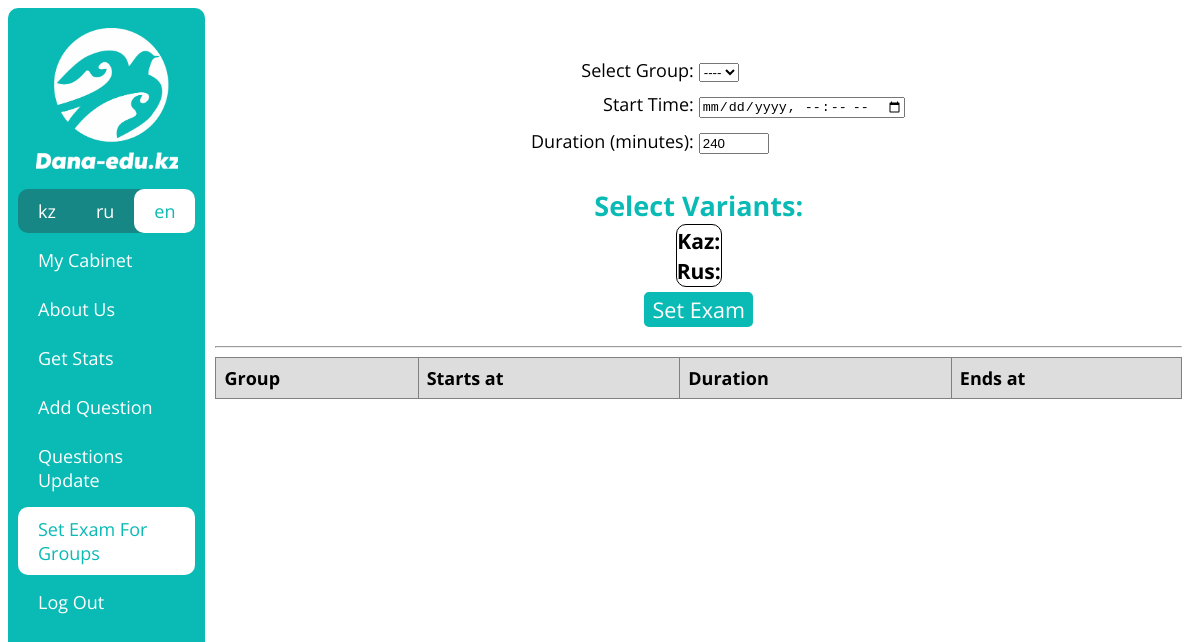
Before: /en/set_exam_for_groups (signed in) with the older database file.
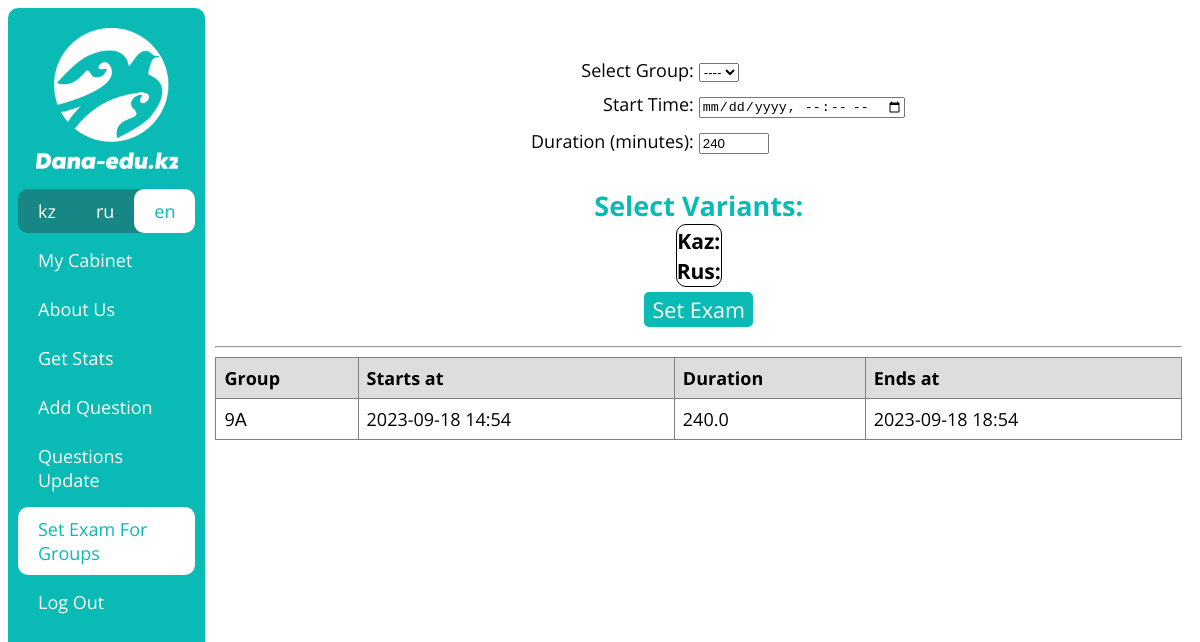
After: the same page with the newer database file.
### examapp/models.py (models this page shows, shortened)
class ExamForGroup(models.Model):
    group = models.ForeignKey('Group', on_delete=models.CASCADE)
    variants = models.ManyToManyField('Variant')
    duration = models.FloatField(default=240)
    starts_at = models.DateTimeField()
    ends_at = models.DateTimeField(null=True, blank=True)
    ended_users = models.ManyToManyField('CustomUser', blank=True)

class Group(models.Model):
    number = models.SmallIntegerField(choices=getNumberChoices())
    literal = models.CharField(choices=getLiteralChoices(), max_length=1)
    school = models.ForeignKey('School', on_delete=models.CASCADE)
    def __str__(self):
        return str(self.number) + str(self.literal)

### examapp/views.py (the view, shortened to what this page needs)
# urls.py: path('set_exam_for_groups', setExamForGroup, name='set_exam_for_groups_url'),
@login_required(login_url='login_url')
def setExamForGroup(request):
    if request.user.type != 'MO':
        return redirect('home_url')
    if request.method == 'GET':
        context = {'groups': Group.objects.all(),
                   'vars_ru': Variant.objects.filter(language='RUS'),
                   'vars_kz': Variant.objects.filter(language='KAZ'),
                   'exam_for_groups': ExamForGroup.objects.all().order_by('-pk'),
                   'urls': getUserUrls(request.user)}
        return render(request, 'set_exam_for_groups_page.html', context)

### examapp/functions.py (called while the page is built)
def getUserUrls(user) -> []:
    urls = [
        {'text': _('My Cabinet'), 'url': 'cabinet_url'},
        {'text': _('About Us'), 'url': 'about_us_url'}
    ]
    if user.type == 'PU':
        urls.append({'text': _('Init Exam'), 'url': 'exam_init_url'})
        urls.append({'text': _('Exam Results'), 'url': 'exam_results_url'})
    if user.type == 'MO':
        urls.append({'text': _('Get Stats'), 'url': 'get_stats_url'})
        urls.append({'text': _('Add Question'), 'url': 'add_questions_init_url'})
        urls.append({'text': _('Questions Update'), 'url': 'questions_update_url'})
        urls.append({'text': _('Set Exam For Groups'), 'url': 'set_exam_for_groups_url'})
    urls.append({'text': _('Log Out'), 'url': 'logout_url'})
    return urls

### templates/set_exam_for_groups_page.html (shortened to what this page needs)
{% extends 'base.html' %}
{% load i18n %}
{% block content %}
    <div align="center" style="font-size: 18px;">
        <form id="group-form" class="form" action="{% url 'set_exam_for_groups_url' %}" method="post">
            <p>
                <label for="group">{% trans 'Select Group:' %} </label>
                <select id="group" name="group" onchange="updateDuration()">
                    <option disabled selected>----</option>
                </select>
            </p>
            <p>
                <label for="start_time">{% trans 'Start Time:' %} </label>
                <input type="datetime-local" id="start_time" name="start_time" required>
            </p>
            <p>
                <label for="duration">{% trans 'Duration (minutes):' %} </label>
                <input type="number" id="duration" name="duration" style="width:30%" required>
            </p>
        </form>
        <h2 style="margin-bottom: 0px;">{% trans 'Select Variants:' %}</h2>
        <div id="variants" align="center">
            <h3 style="margin-top: 1px; margin-bottom: 1px;">Kaz:</h3>
            <h3 style="margin-top: 1px; margin-bottom: 1px;">Rus:</h3>
        </div>
        <input class="btn" form="group-form" type="submit" value="{% trans 'Set Exam' %}" style="font-size: 120%">
        <hr>
        <table class="groups_exams">
            <tr>
                <th>{% trans 'Group' %}</th>
                <th>{% trans 'Starts at' %}</th>
                <th>{% trans 'Duration' %}</th>
                <th>{% trans 'Ends at' %}</th>
            </tr>
            {% for exam in exam_for_groups %}
                <tr>
                    <td>{{ exam.group }}</td>
                    <td>{{ exam.starts_at|date:'Y-m-d H:i' }}</td>
                    <td>{{ exam.duration }}</td>
                    <td>{{ exam.ends_at|date:'Y-m-d H:i' }}</td>
                </tr>
            {% endfor %}
        </table>
    </div>
{% endblock content %}

### templates/base.html (shortened to what this page needs)
<!DOCTYPE html>
{% load static %}
{% load i18n %}
<html lang="en">
<head>
    <link rel="stylesheet" type="text/css" href="{% static 'css/style.css' %}?{% now 'U' %}">
</head>
<body>
    <div class="wrapper">
        <div id="sidebar">
            <a href="{% url 'home_url' %}">
                <img id="sidebar_logo" src="{% static 'images/sidebar-logo.png' %}">
            </a>
            <ul style="margin-top: -40px;">
                <li>
                    {% get_current_language as CURRENT_LANGUAGE %}
                    {% get_available_languages as AVAILABLE_LANGUAGES %}
                    {% get_language_info_list for AVAILABLE_LANGUAGES as languages %}
                    <div id="languages">
                        {% for language in languages %}
                            {% if language.code == CURRENT_LANGUAGE %}
                                <a href="/{{ language.code }}/" class="active language_link">
                                    {% if language.code == 'kk' %}
                                        kz
                                    {% else %}
                                        {{ language.code }}
                                    {% endif %}
                                </a>
                            {% else %}
                                <a href="/{{ language.code }}/" class="language_link">
                                    {% if language.code == 'kk' %}
                                        kz
                                    {% else %}
                                        {{ language.code }}
                                    {% endif %}
                                </a>
                            {% endif %}
                        {% endfor %}
                    </div>
                </li>
            {% for url in urls %}
                <li><a class="nav-link" href="{% url url.url %}">{{ url.text }}</a></li>
            {% endfor %}
            </ul>
        </div>
        <div id="content" class="content" align="center">
            {% block content %}
            {% endblock content %}
        </div>
    </div>
</body>
</html>

### static/css/style.css (style rules this page uses)
html { user-select: none; }
.wrapper { display: flex; }
#sidebar { background: #0ABAB5; flex: 1; border-radius: 10px; min-height: 95vh; color: #ffffff; margin: 0 0 5px; padding: 10px 10px; font-family: 'Open Sans', sans-serif; }
#sidebar a { font-family: 'Open Sans', sans-serif; font-size: 18px; color: #ffffff; }
#sidebar ul { list-style-type: none; margin: 0; padding: 0; }
#sidebar li { margin-bottom: 5px; }
#sidebar li a { display: block; text-decoration: none; padding: 10px 20px; border-radius: 10px; cursor: pointer; }
#sidebar .active { background-color: #ffffff; color: #0ABAB5; }
#sidebar_logo { max-width: 80%; max-height: 80%; display:block; margin:auto; padding: 10px 10px; margin-bottom: 50px; }
#content { flex: 6; overflow-y: scroll; height: 100vh; }
input, select { margin-bottom: 10px; margin-top: 5px; }
body { font-family: 'Open Sans', sans-serif; }
h1, h2 { color: #0ABAB5; }
.groups_exams td, th { border: 1px solid grey; text-align: left; padding: 8px; }
.groups_exams { font-family: 'Open Sans', sans-serif; border-collapse: collapse; width: 100%; }
.groups_exams th { background-color: #dddddd; }
#content { margin: 10px; }
.btn { font-size: 20px; font-family: 'Open Sans', sans-serif; background: #0ABAB5; border-radius: 5px; color: #ffffff; border: 2px solid #0ABAB5; }
.form { display: table; margin-top: 40px; }
.form p { display: table-row; text-align: left; }
.form label { display: table-cell; text-align: right; padding-right: 5px; width: 50%; }
.form input { display: table-cell; }
#variants { border: 1px solid black; border-radius: 10px; margin-bottom = 10px; box-shadow = 10px 5px 5px grey; width: fit-content; max-width: 70%; }
.language_link { text-decoration: none; border-radius: 5px; padding: 5px; }
#languages { display: flex; flex-direction: row; justify-content: space-evenly; bottom: 0; border-radius: 10px; background: #168784; }

Changed rows visible on the page:
added ExamForGroup: group "9А", starts_at "2023-09-18 14:54", duration "240.0", ends_at "2023-09-18 18:54"
